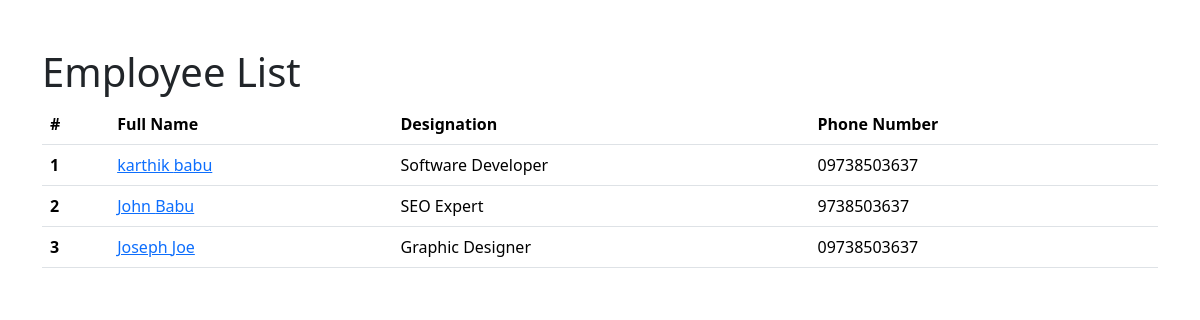
The page / on the database its author committed.
### employees/models.py (models this page shows, shortened)
class Employee(models.Model):
    first_name = models.CharField(max_length=100)
    last_name = models.CharField(max_length=100)
    photo = models.ImageField(upload_to='images')
    designation = models.CharField(max_length=100)
    email_address = models.EmailField(max_length=100,unique=True)
    phone_number = models.CharField(max_length=12,blank=True)
    created_at = models.DateTimeField(auto_now_add=True)
    updated_at = models.DateTimeField(auto_now=True)

### mysite/views.py (the view)
# urls.py: 2. Add a URL to urlpatterns:  path('', views.home, name='home')
def home(request):
    employees = Employee.objects.all()
    context = {
        'employees':employees,
    }
    return render(request,'home.html', context)

### templates/home.html (shortened to what this page needs)
{% load static %}
<!DOCTYPE html>
<html lang="en">
  <head>
    <link
      href="https://cdn.jsdelivr.net/npm/bootstrap@5.3.3/dist/css/bootstrap.min.css"
      rel="stylesheet"
    />
    <link rel="stylesheet" href="{% static 'css/style.css'%}" />
  </head>
  <body>
    <div class="container pt-5">
      <h1>Employee List</h1>
      <table class="table">
        <thead>
          <tr>
            <th scope="col">#</th>
            <th scope="col">Full Name</th>
            <th scope="col">Designation</th>
            <th scope="col">Phone Number</th>
          </tr>
        </thead>
        <tbody>
          {% for emp in employees %}
          <tr>
            <th>{{forloop.counter}}</th>
            <td>
              <a href="{% url 'employee_detail' emp.id %}"
                >{{emp.first_name}} {{emp.last_name}}</a
              >
            </td>
            <td>{{emp.designation}}</td>
            <td>{{emp.phone_number}}</td>
            {% endfor %}
          </tr>
        </tbody>
      </table>
    </div>
  </body>
</html>

### rows shown on the page
Employee: first_name "karthik", last_name "babu", designation "Software Developer", phone_number "09738503637"
Employee: first_name "John", last_name "Babu", designation "SEO Expert", phone_number "9738503637"
Employee: first_name "Joseph", last_name "Joe", designation "Graphic Designer", phone_number "09738503637"
